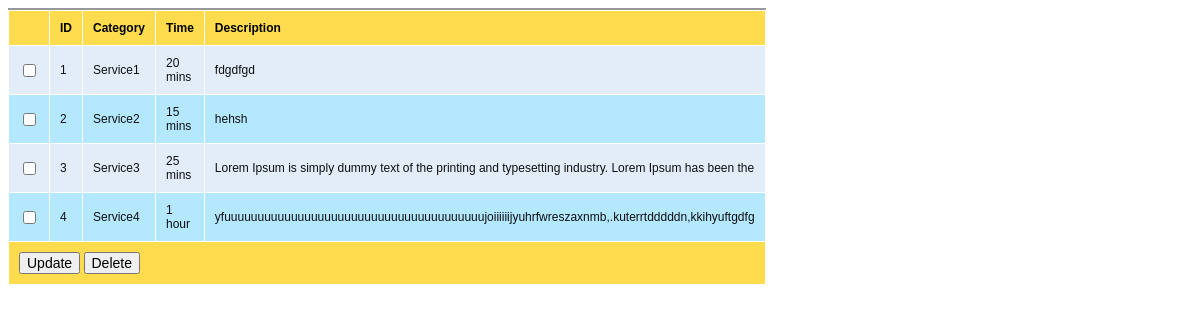
The page /services/list_user.php on the database its author committed.
### tables this page shows
CREATE TABLE `services` (
  `id` int(11) NOT NULL,
  `category` varchar(50) NOT NULL,
  `time` varchar(20) NOT NULL,
  `description` varchar(100) NOT NULL
);

### services/list_user.php (the view, shortened to what this page needs)
<?php
$conn = mysqli_connect("localhost","root","");
mysqli_select_db($conn,"dentist_management");
$result = mysqli_query($conn,"SELECT * FROM services");
?>
<html>
<head>
<link rel="stylesheet" type="text/css" href="../styles.css" />
</head>
<body>
<form name="frmUser" method="post" action="">
<div style="width:500px;">
<table border="0" cellpadding="10" cellspacing="1" width="500" class="tblListForm">
<tr class="listheader">
<td></td>
		<td>ID</td>
		<td>Category</td>
		<td>Time</td>
		<td>Description</td>
</tr>
<?php
$i=0;
while($row = mysqli_fetch_array($result)) {
if($i%2==0)
$classname="evenRow";
else
$classname="oddRow";
?>
<tr class="<?php if(isset($classname)) echo $classname;?>">
	<td><input type="checkbox" name="services[]" value="<?php echo $row["id"]; ?>" ></td>
	<td><?php echo $row["id"]; ?></td>
	<td><?php echo $row["category"]; ?></td>
	<td><?php echo $row["time"]; ?></td>
	<td><?php echo $row["description"]; ?></td>
</tr>
<?php
$i++;
}
?>
<tr class="listheader">
	<td colspan="12">
		<input type="button" name="update" value="Update" onClick="setUpdateAction();" />
		<input type="button" name="delete" value="Delete"  onClick="setDeleteAction();" />
	</td>
</tr>
</table>
</form>
</body></html>

### styles.css (style rules this page uses)
body { font-family:Arial; }
input { font-family:Arial; font-size:14px; }
.evenRow { background-color: #E2EDF9; font-size:12px; color:#101010; }
.oddRow { background-color: #B3E8FF; font-size:12px; color:#101010; }
.tblListForm { border-top:2px #999999 solid; }
.listheader { background-color: #fedc4d; font-size:12px; font-weight:bold; }

### rows shown on the page
services: id "1", category "Service1", time "20 mins", description "fdgdfgd"
services: id "2", category "Service2", time "15 mins", description "hehsh"
services: id "3", category "Service3", time "25 mins", description "Lorem Ipsum is simply dummy text of the printing and typesetting industry. Lorem Ipsum has been the"
services: id "4", category "Service4", time "1 hour", description "yfuuuuuuuuuuuuuuuuuuuuuuuuuuuuuuuuuuuuuuujoiiiiiijyuhrfwreszaxnmb,.kuterrtdddddn,kkihyuftgdfg"
